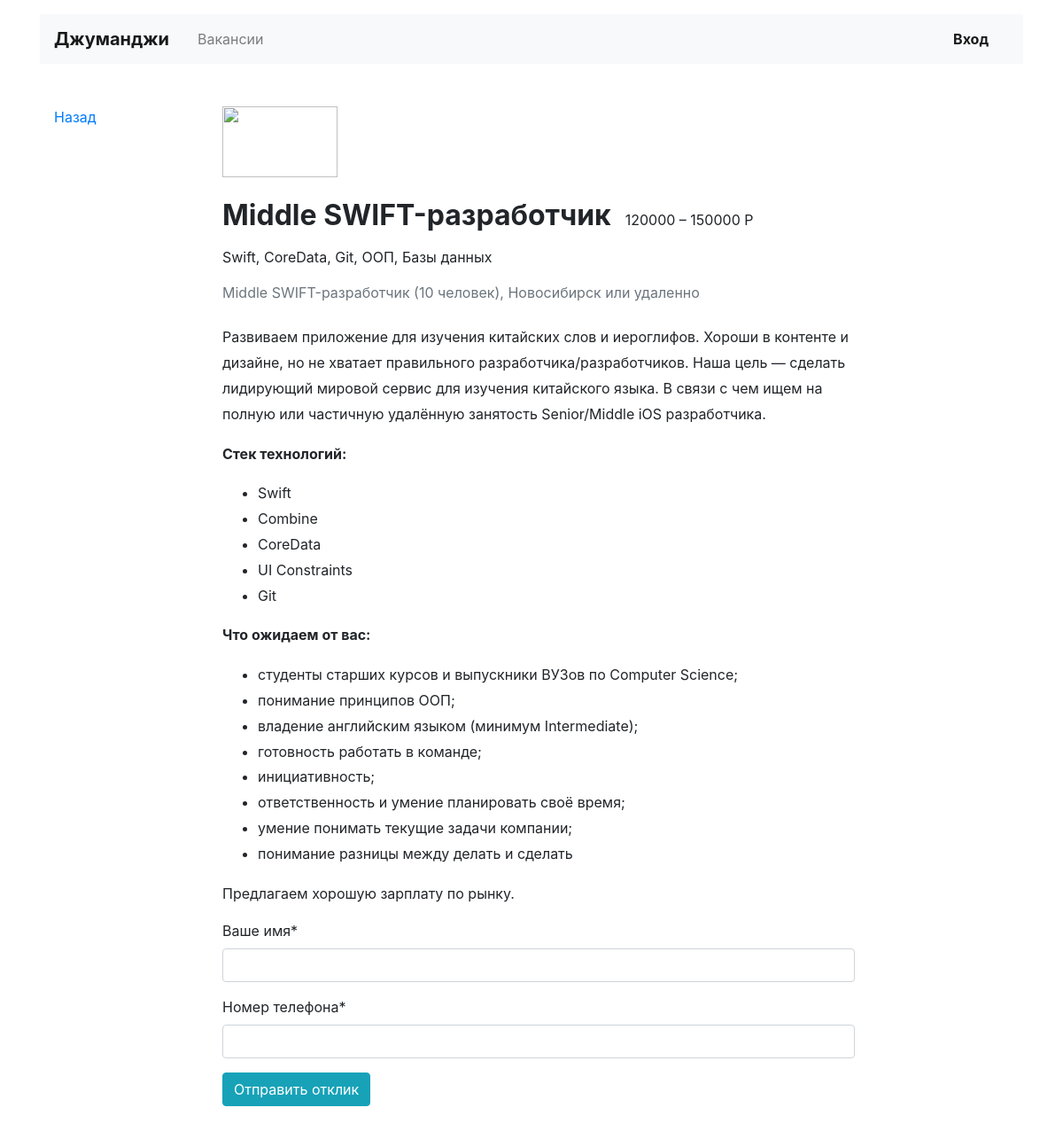
The app's page /vacancies/3/ with its own data.
### vacancies/models.py (models this page shows, shortened)
class Vacancy(models.Model):
    title = models.CharField(max_length=70)
    specialty = models.ForeignKey(Specialty, on_delete=models.CASCADE, related_name="vacancies")
    company = models.ForeignKey(Company, on_delete=models.CASCADE, related_name="vacancies")
    skills = models.CharField(max_length=80)
    description = models.TextField()
    salary_min = models.IntegerField()
    salary_max = models.IntegerField()
    published_at = models.DateField()

class Company(models.Model):
    title = models.CharField(max_length=50)
    location = models.CharField(max_length=45)
    logo = models.ImageField(upload_to=MEDIA_COMPANY_IMAGE_DIR)
    description = models.TextField()
    employee_count = models.IntegerField()
    owner = models.OneToOneField(get_user_model(), on_delete=models.CASCADE, null=True)

### vacancies/views/vacancies.py (the view, shortened to what this page needs)
# urls.py: path('vacancies/<pk>/', ApplicationSendView.as_view(), name='application_vacancy'),
class ApplicationSendView(View):
    def get(self, request, pk):
        vacancy = get_object_or_404(Vacancy, pk=pk)
        return render(request, 'vacancies/vacancy.html', context={
            'form': ApplicationSendForm,
            'vacancy': vacancy,
        })

### vacancies/templates/vacancies/vacancy.html (shortened to what this page needs)
{% extends "vacancies/base.html" %}
{% block container %}
  <link rel="stylesheet" href="https://stackpath.bootstrapcdn.com/bootstrap/4.3.1/css/bootstrap.min.css">
</head>
{% load crispy_forms_tags %}
<body>
  <header class="container mt-3">
    <nav class="navbar navbar-expand-lg navbar-light bg-light">
      <a class="navbar-brand mr-4 font-weight-bold" href="/">Джуманджи</a>
      <div class="collapse navbar-collapse justify-content-between" id="navbarNav">
        <ul class="navbar-nav col-10">
          <li class="nav-item">
            <a class="nav-link" href="{% url 'vacancies' %}">Вакансии</a>
          </li>
        </ul>
        <ul class="navbar-nav col-2 justify-content-end">
          <li class="nav-item active">
            {% if user.is_authenticated %}
              <a href="{% url 'mycompany' %}" class="nav-link font-weight-bold">{{ user.username }}</a>
            {% else %}
              <a href="{% url 'login' %}" class="nav-link font-weight-bold">Вход</a>
            {% endif %}
          </li>
        </ul>
      </div>
    </nav>
  </header>
  <main class="container mt-3 pb-5">
    <div class="row mt-5">
      <div class="col-12 col-lg-2">
        <div class="pl-3 mb-5">
          <p><a href="{% url 'vacancies' %}">Назад</a></p>
        </div>
      </div>
      <div class="col-12 col-lg-8">
        <section class="pl-3">
            <a href="#"><img src="https://place-hold.it/130x80" width="130" height="80" alt=""></a>
            <div class="d-flex align-items-baseline align-content-baseline">
              <h1 class="h2 mt-4 font-weight-bold" >{{ vacancy.title }}</h1>
              <p class="m-0 pl-3">{{ vacancy.salary_min }} – {{ vacancy.salary_max }} Р</p>
            </div>
            <p class="mt-2">{{ vacancy.skills }}</p>
            <p class="text-muted mb-4">{{ vacancy.title }} ({{ vacancy.company.employee_count }} человек), {{ vacancy.company.location }} или удаленно</p>
            <div style="line-height: 1.8;">
              {{ vacancy.description|safe }}
            </div>
            <div class="form-group">
                <form action="" method="post">
                  {{ form|crispy }}
                  <input type="submit" class="btn btn-info" value="Отправить отклик" />
                </form>
            </div>
        </section>
      </div>
    </div>
  </main>
  {% endblock %}

### records on screen
Vacancy: title "Middle SWIFT-разработчик", salary_min "120000", salary_max "150000", skills "Swift, CoreData, Git, ООП, Базы данных", company.employee_count "10", company.location "Новосибирск", description "Развиваем приложение для изучения китайских слов и иероглифов. Хороши в контенте и дизайне, но не хватает правильного разработчика/разработчиков. Наша цель — сделать лидирующий мировой сервис для изучения китайского языка. В связи с чем ищем на полную или частичную удалённую занятость Senior/Middle iOS разработчика. Стек технологий: Swift Combine CoreData UI Constraints Git Что ожидаем от вас: студенты старших курсов и выпускники ВУЗов по Computer Science; понимание принципов ООП; владение английским языком (минимум Intermediate); готовность работать в команде; инициативность; ответственность и умение планировать своё время; умение понимать текущие задачи компании; понимание разницы между…"
